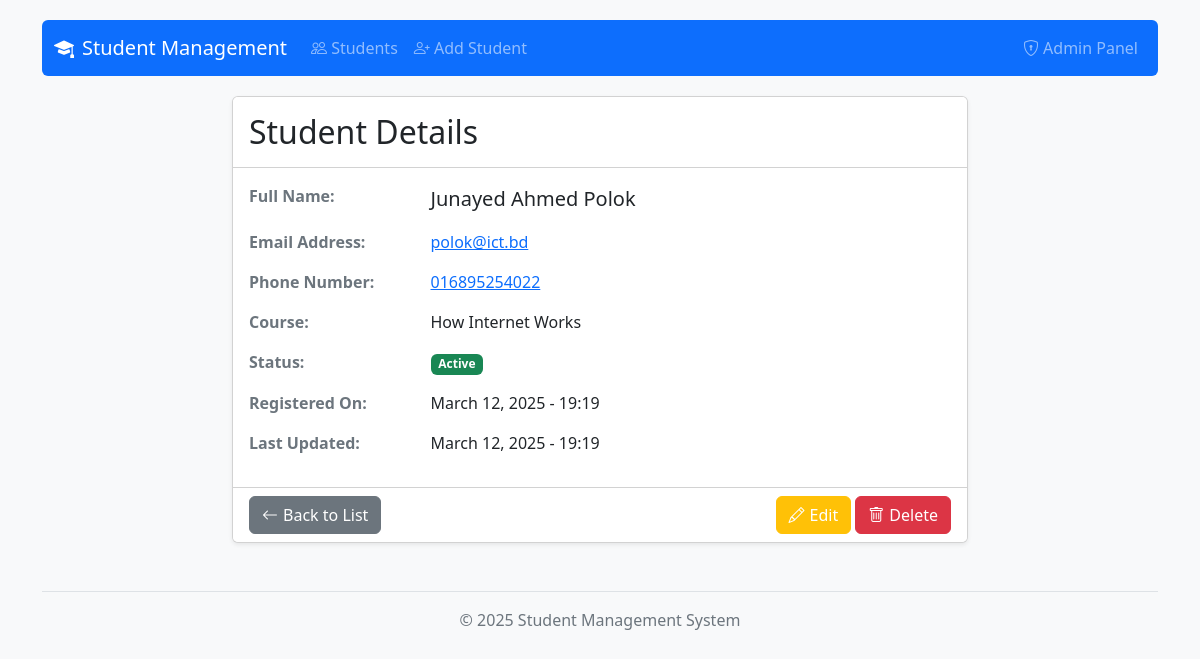
The page /student/17/ on the database as committed earlier.
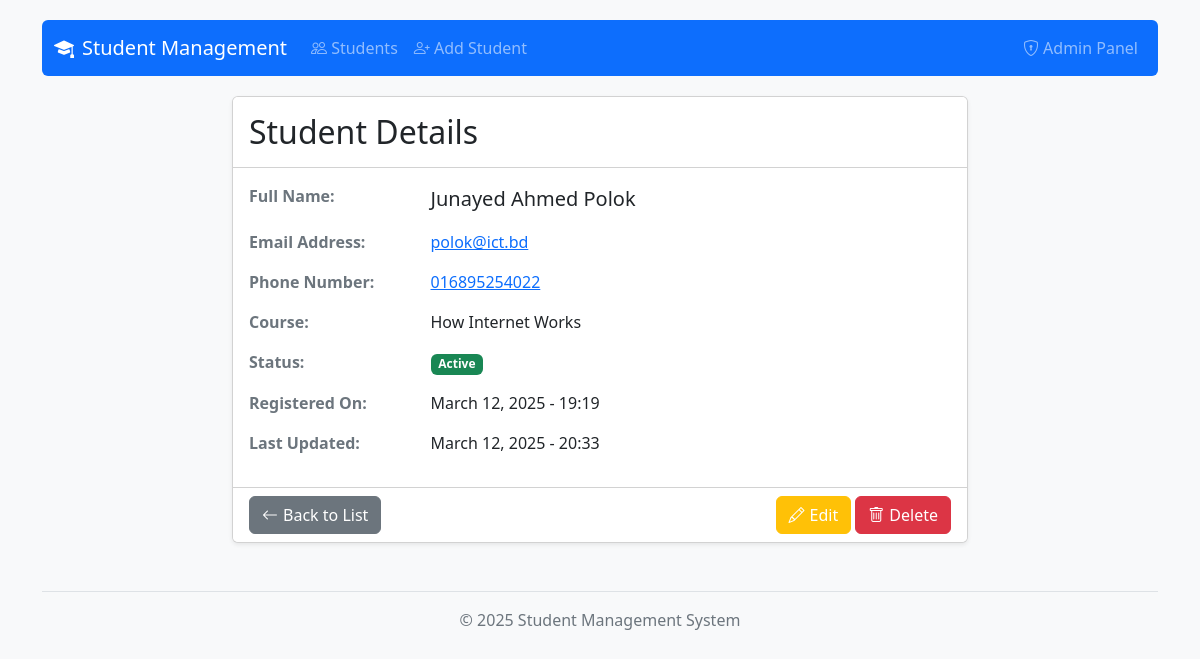
The same page on the database as committed later.
### students/models.py (models this page shows, shortened)
class Student(models.Model):
    name = models.CharField(max_length=100)
    email = models.EmailField(unique=True)
    phone = models.CharField(max_length=20)
    course = models.CharField(max_length=50)
    is_active = models.BooleanField(default=True)
    created_at = models.DateTimeField(auto_now_add=True)
    updated_at = models.DateTimeField(auto_now=True)
    class Meta:
        ordering = ['-created_at']
        verbose_name = 'Student'
        verbose_name_plural = 'Students'

### students/views.py (the view)
# urls.py: path('student/<int:pk>/', StudentDetailView.as_view(), name='student-detail'),
class StudentDetailView(DetailView):
    model = Student
    template_name = 'students/student_detail.html'
    context_object_name = 'student'

### templates/students/student_detail.html (shortened to what this page needs)
{% extends 'students/base.html' %}
{% block content %}
    <div class="row">
        <div class="col-md-8 offset-md-2">
            <div class="card">
                <div class="card-header bg-white py-3">
                    <h2 class="card-title m-0">Student Details</h2>
                </div>
                <div class="card-body">
                    <div class="row mb-3">
                        <div class="col-md-3 fw-bold text-muted">Full Name:</div>
                        <div class="col-md-9 fs-5">{{ student.name }}</div>
                    </div>
                    <div class="row mb-3">
                        <div class="col-md-3 fw-bold text-muted">Email Address:</div>
                        <div class="col-md-9">
                            <a href="mailto:{{ student.email }}">{{ student.email }}</a>
                        </div>
                    </div>
                    <div class="row mb-3">
                        <div class="col-md-3 fw-bold text-muted">Phone Number:</div>
                        <div class="col-md-9">
                            <a href="tel:{{ student.phone }}">{{ student.phone }}</a>
                        </div>
                    </div>
                    <div class="row mb-3">
                        <div class="col-md-3 fw-bold text-muted">Course:</div>
                        <div class="col-md-9">{{ student.course }}</div>
                    </div>
                    <div class="row mb-3">
                        <div class="col-md-3 fw-bold text-muted">Status:</div>
                        <div class="col-md-9">
                            {% if student.is_active %}
                                <span class="badge bg-success">Active</span>
                            {% else %}
                                <span class="badge bg-danger">Inactive</span>
                            {% endif %}
                        </div>
                    </div>
                    <div class="row mb-3">
                        <div class="col-md-3 fw-bold text-muted">Registered On:</div>
                        <div class="col-md-9">{{ student.created_at|date:"F d, Y - H:i" }}</div>
                    </div>
                    <div class="row mb-3">
                        <div class="col-md-3 fw-bold text-muted">Last Updated:</div>
                        <div class="col-md-9">{{ student.updated_at|date:"F d, Y - H:i" }}</div>
                    </div>
                </div>
                <div class="card-footer bg-white">
                    <div class="d-flex justify-content-between">
                        <a href="{% url 'student-list' %}" class="btn btn-secondary btn-icon">
                            <i class="bi bi-arrow-left"></i> Back to List
                        </a>
                        <div>
                            <a href="{% url 'student-update' student.id %}" class="btn btn-warning btn-icon text-white">
                                <i class="bi bi-pencil"></i> Edit
                            </a>
                            <a href="{% url 'student-delete' student.id %}" class="btn btn-danger btn-icon">
                                <i class="bi bi-trash"></i> Delete
                            </a>
                        </div>
                    </div>
                </div>
            </div>
        </div>
    </div>
{% endblock %}

Rows that differ between the two databases and show on the page:
changed Student "Junayed Ahmed Polok": updated_at "March 12, 2025 - 19:19" → "March 12, 2025 - 20:33"
